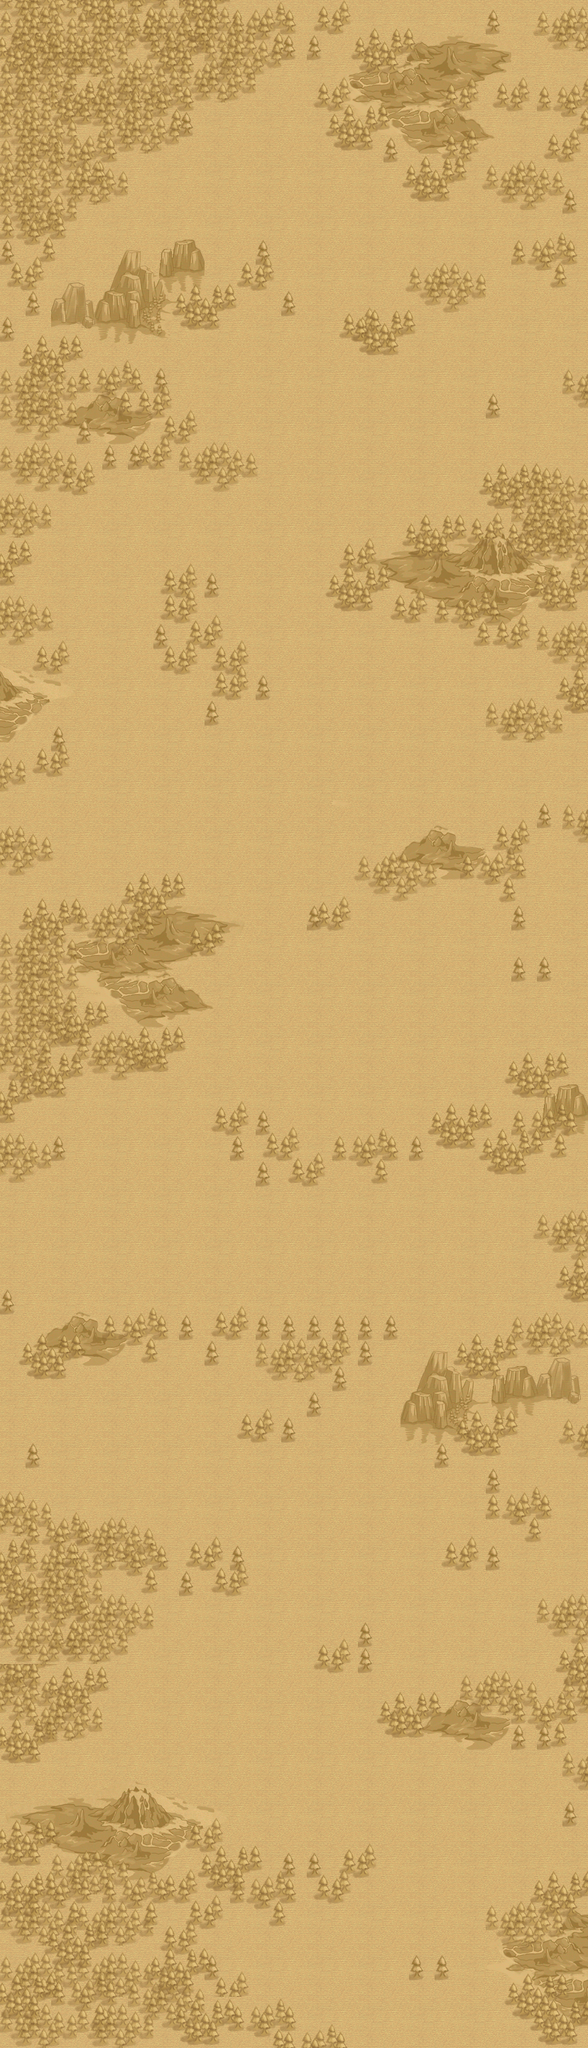

This is a level from a 2D game, rendered from its Tiled map with the project's own tilesets. A one-line summary and the map file follow, with tile-layer data summarised:
An orthogonal 23x80 tile map with 36x36 px tiles, 5 tile layers (Tile Layer 1, Tile Layer 2, Tile Layer 3, Tile Layer 4, ...), 2 tilesets.

<map version="1.0" orientation="orthogonal" width="23" height="80" tilewidth="36" tileheight="36">
 <tileset firstgid="1" name="clan_war_cell" tilewidth="36" tileheight="36">
  <image source="clan_war_cell.png" width="73" height="73" />
 </tileset>
 <tileset firstgid="5" name="clanwarmap" tilewidth="36" tileheight="36">
  <image source="clanwarmap.png" width="973" height="413" />
 </tileset>
 <layer name="Tile Layer 1" width="23" height="80">
  <data>[1840 cells, 1840 non-empty, 4 distinct tile ids]</data>
 </layer>
 <layer name="Tile Layer 2" width="23" height="80">
  <data>[1840 cells, 641 non-empty, 193 distinct tile ids]</data>
 </layer>
 <layer name="Tile Layer 3" width="23" height="80">
  <data>[1840 cells, 580 non-empty, 66 distinct tile ids]</data>
 </layer>
 <layer name="Tile Layer 4" width="23" height="80">
  <data>[1840 cells, 319 non-empty, 34 distinct tile ids]</data>
 </layer>
 <layer name="Tile Layer 5" width="23" height="80">
  <data>[1840 cells, 140 non-empty, 30 distinct tile ids]</data>
 </layer>
</map>
